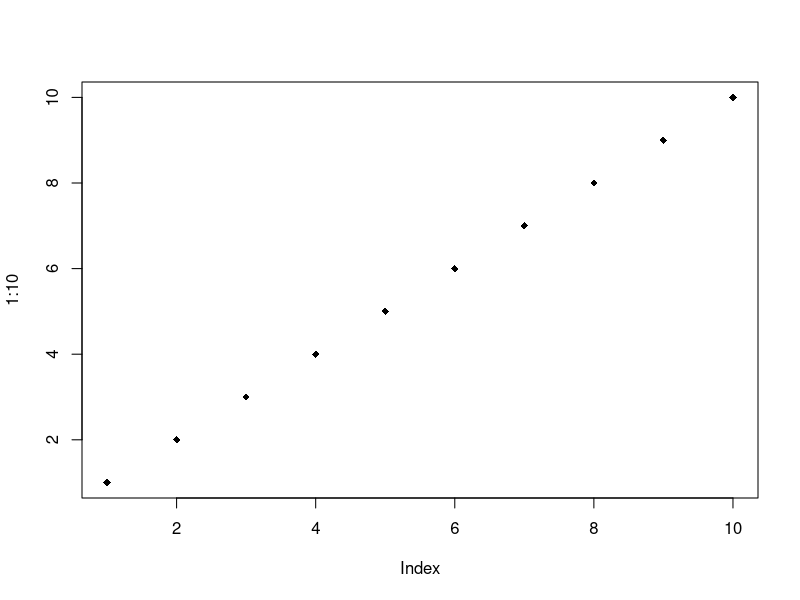

Reproduce this figure in R.

# SNAP Operating Model Controlfile ----------------------------------------

#Description: This is the controlfile for the SNAP management strategy evaluation operating model. 
#Use this file to set basic operating parameters for running code locally on your machine. 


# Run Parameters ----------------------------------------------------------

RunName<- 'TimeStamp' #Batch name where run results will be stores. 'TimeStamp' creates a date stamped batch folder

Species<- 'All' #Which species you want to run.

Fleets<- 'All' #Which fleets you want to run

RunTime<- 30 #The number of time steps each model run will be evaluated for

#....


FontSize<- 20 #Master fontsize for figures
Font<- 'Helvetica' #Master font for figures

# Create Folders ----------------------------------------------------------

InputFolder<- 'Inputs/' #Folder where model data (.csv etc.) are stored 

if (RunName=='TimeStamp')
{
  SeedFolder<- paste('Created-',Sys.Date(),'/',sep="") #Folder to store outputs with a timestamp
}
if (RunName!='TimeStamp')
{
  SeedFolder<- paste(StoreRun,'/',sep='')
}
dir.create(SeedFolder)

FigureFolder<- paste(SeedFolder,'Figures/',sep='')
ResultFolder<- paste(SeedFolder,'Data/',sep='')

dir.create(FigureFolder)
dir.create(ResultFolder)


pdf(file=paste(FigureFolder,'Test.pdf'),family=Font,pointsize=FontSize)
plot(1:10,pch=18)
dev.off()


